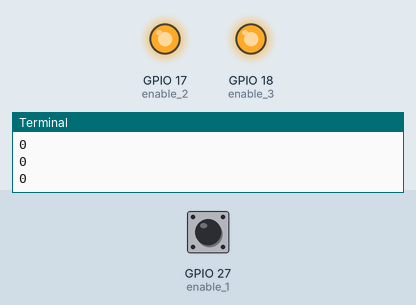
Simulated run of this program. Board: Raspberry Pi (BCM pin numbers). Shown: output pins drawn as LEDs (lit = HIGH), the last lines printed to the terminal. Dashed ring = blinking. Inputs (shaded band) come from the test bench; at power-on: GPIO 27 (enable_1) LOW.

Above: at 1.3 s.
1.4 s: GPIO 27 (enable_1) pulled HIGH for 0.15 s
At 3.55 s:
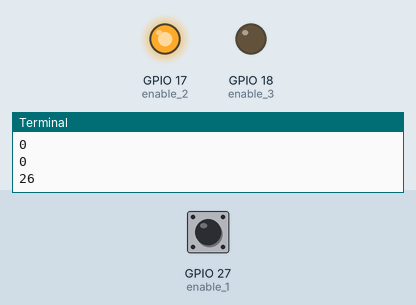
4.5 s: GPIO 27 (enable_1) pulled HIGH for 1 s
At 5.2 s:
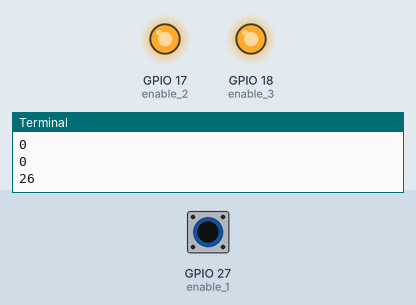
8.2 s: GPIO 27 (enable_1) pulled HIGH for 3.2 s
At 11.3 s:
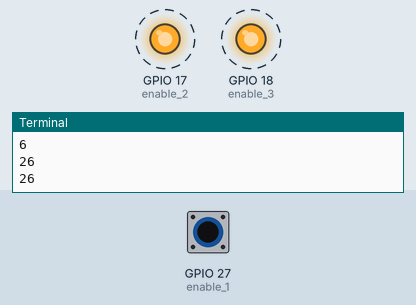
Timing chart, 0 to 14.1 s (numbered marks = the images above; inputs shaded):
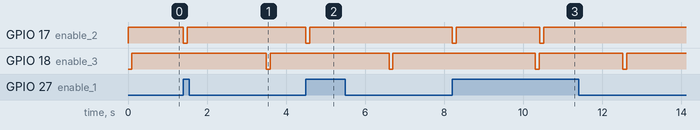

Measured:
- after the input at 1.4 s, GPIO 17 (enable_2): HIGH → LOW at once, → HIGH 0.10 s later; GPIO 18 (enable_3): HIGH → LOW after 2.1 s, → HIGH 0.10 s later
- after the input at 4.5 s, GPIO 17 (enable_2): HIGH → LOW at once, → HIGH 0.10 s later; GPIO 18 (enable_3): HIGH → LOW after 2.1 s, → HIGH 0.10 s later
- after the input at 8.2 s, GPIO 17 (enable_2): alternates HIGH for 2.1 s and LOW for 0.10 s, 4 changes in all, then stays HIGH, starting at once; GPIO 18 (enable_3): alternates HIGH for 2.1 s and LOW for 0.10 s, 4 changes in all, then stays HIGH, starting after 2.1 s

The program:

door-opening-system_wiring_pi_.py
```python
import sys
import wiringpi2
from time import sleep

gpio = wiringpi2.GPIO(wiringpi2.GPIO.WPI_MODE_GPIO)
enable_1 = 27
enable_2 = 17
enable_3 = 18

gpio.pinMode(enable_1,gpio.INPUT)
gpio.pinMode(enable_2,gpio.OUTPUT)
gpio.pinMode(enable_3,gpio.OUTPUT)
gpio.pullUpDnControl(enable_1,1)
gpio.pinMode(enable_2,1)
gpio.pinMode(enable_3,1)

gpio.digitalWrite(enable_2,gpio.HIGH)
gpio.digitalWrite(enable_3,gpio.LOW)
sleep (0.1)
gpio.digitalWrite(enable_2,gpio.HIGH)
gpio.digitalWrite(enable_3,gpio.HIGH)

samples = [0 for i in xrange(50)]

j=0
ons = 0;

while (1):
        sample = gpio.digitalRead(enable_1)
        samples[j] = sample
        ons = 0;
        for i in xrange(50):
                if (samples[i] >0):
                        ons = ons +1;
        j = j + 1
        if (j>49):
                j=0
                print ons
        if ons >25:
                print ons
                gpio.digitalWrite(enable_2,gpio.LOW)
                gpio.digitalWrite(enable_3,gpio.HIGH)
                sleep (0.1)
                gpio.digitalWrite(enable_2,gpio.HIGH)
                gpio.digitalWrite(enable_3,gpio.HIGH)
                sleep (2)
                gpio.digitalWrite(enable_2,gpio.HIGH)
                gpio.digitalWrite(enable_3,gpio.LOW)
                sleep (0.1)
                gpio.digitalWrite(enable_2,gpio.HIGH)
                gpio.digitalWrite(enable_3,gpio.HIGH)
                for i in xrange(50):
                        samples[i] = 0;
                sleep (0.01)
```
